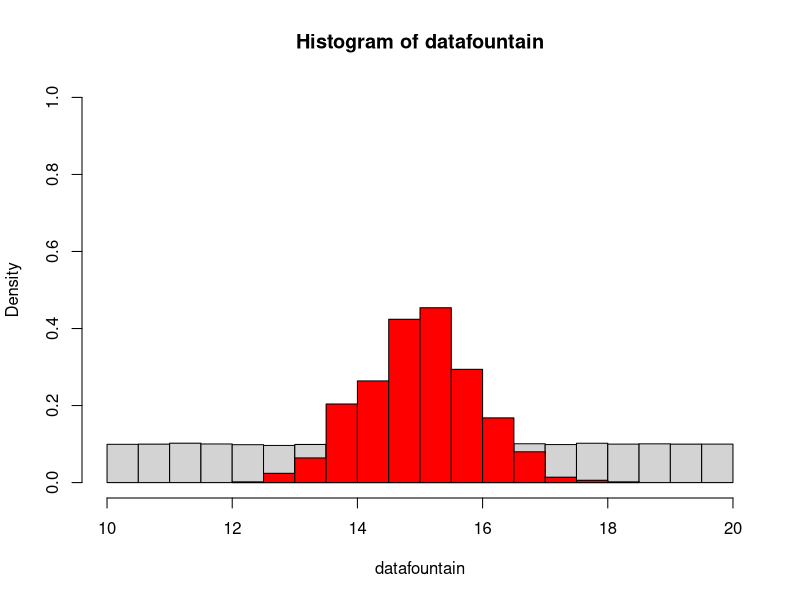
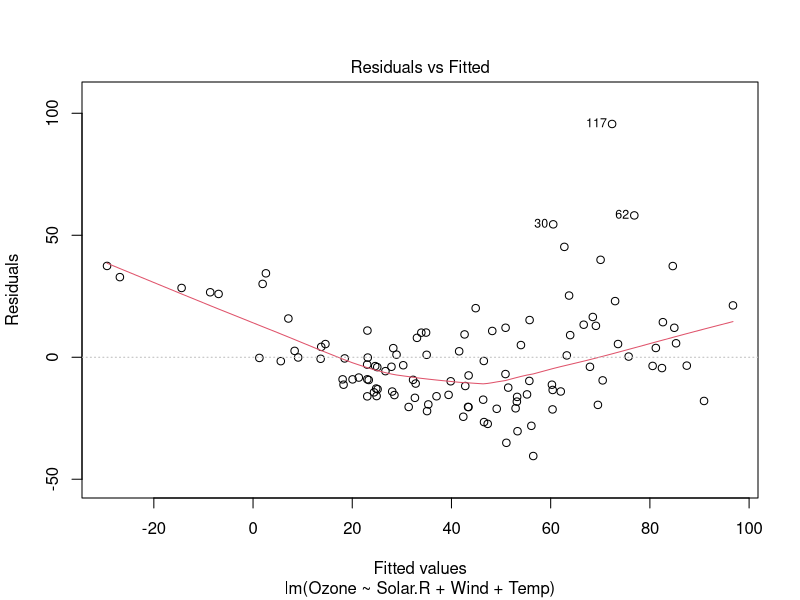
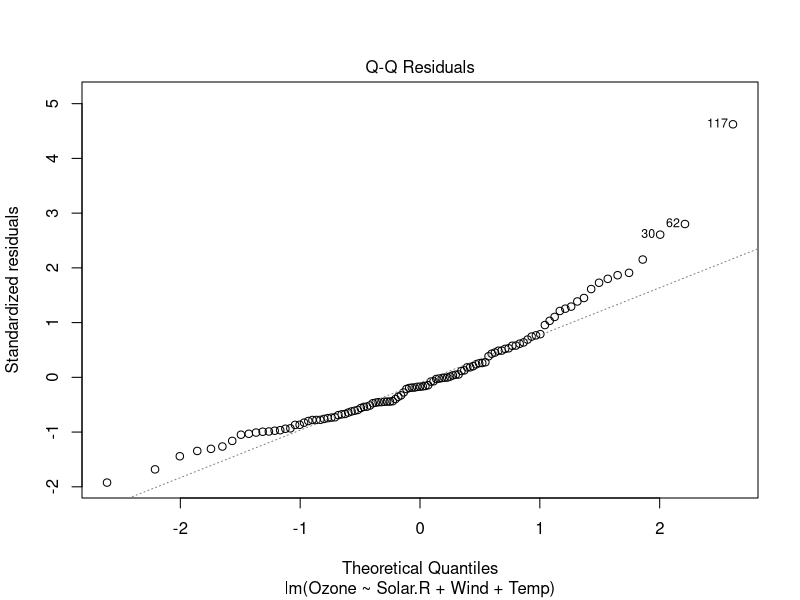
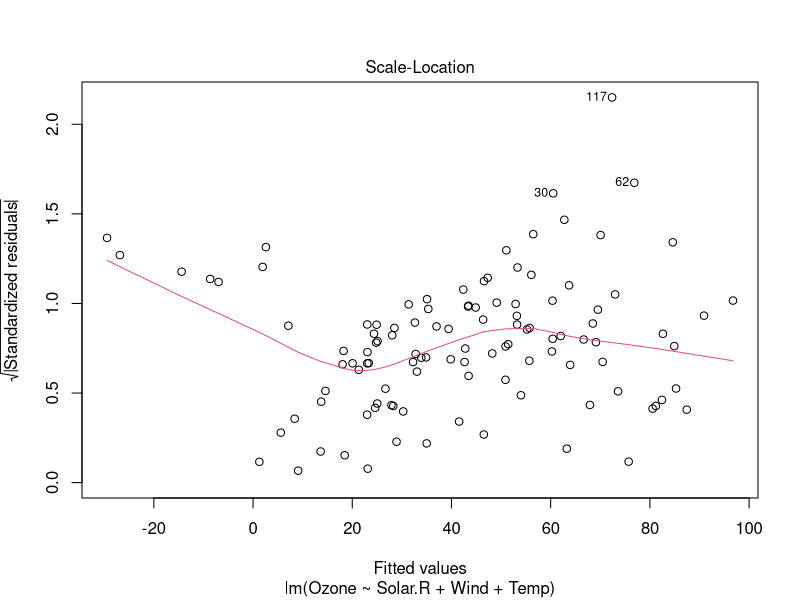
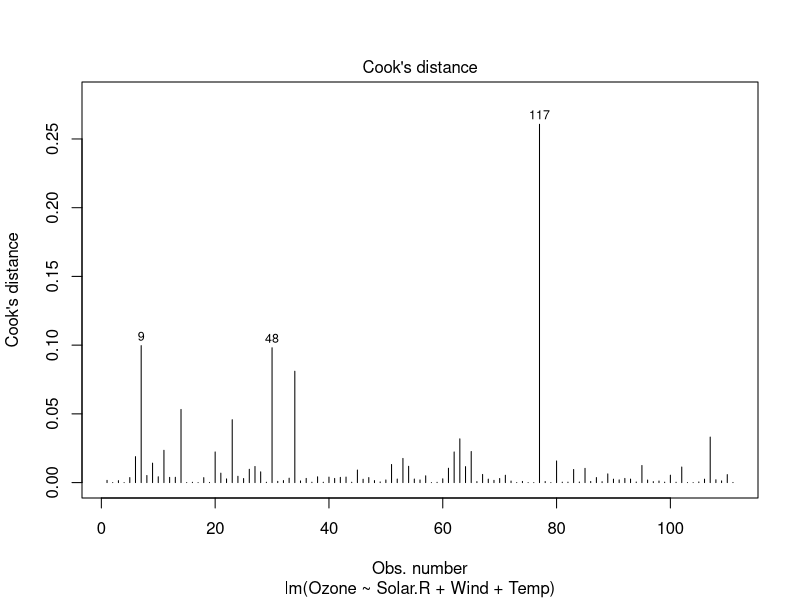
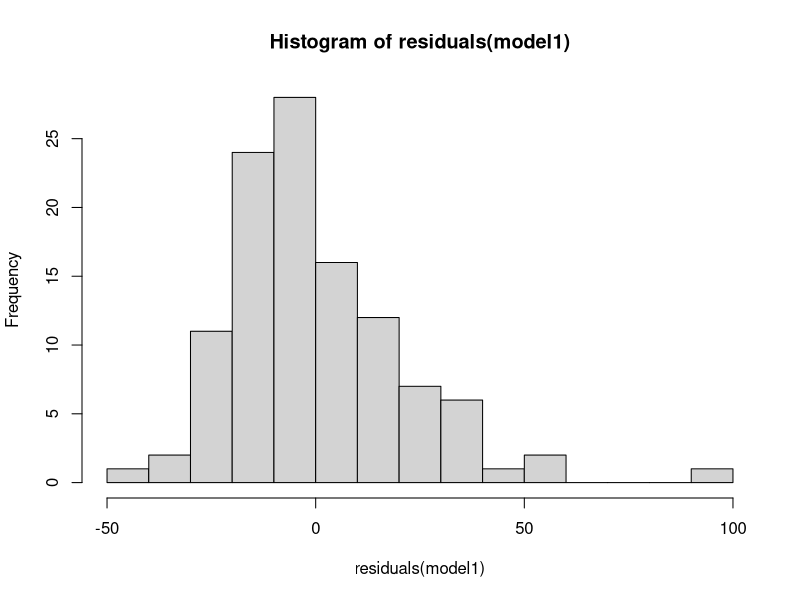
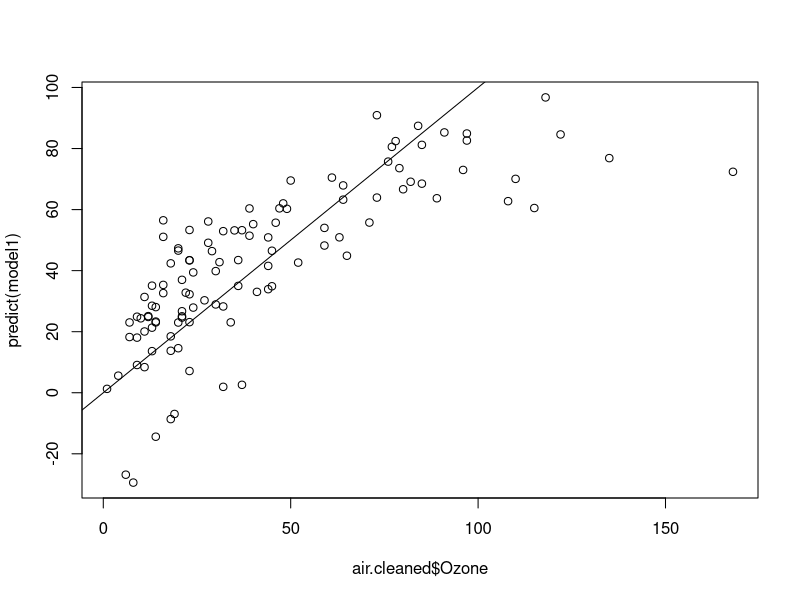
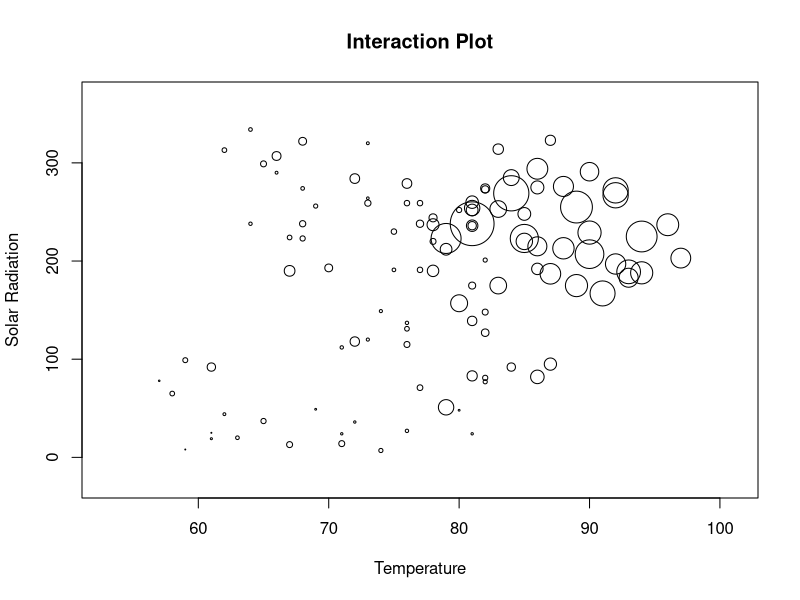

Write R code to recreate these figures, in order.
## ---- chunk 1
knitr::opts_chunk$set(echo = TRUE, cache = TRUE)
## ---- chunk 2
TRUEMIN <- 10      
TRUEMAX <- 20      

N_IND_SAMPLES <- 1000   
SAMPLESIZE <- 10       

lots <- 100000          

datafountain <- runif(lots,TRUEMIN,TRUEMAX) 

samplemean <- numeric(N_IND_SAMPLES)

for(i in 1:N_IND_SAMPLES){
  sample <- sample(datafountain,SAMPLESIZE)
  samplemean[i] <- mean(sample)
} 

hist(datafountain,freq=F,ylim=c(0,1))
hist(samplemean,freq=F,add=T,col="red")
## ---- chunk 3
air.cleaned <- na.omit(airquality) # you can call what’s created on the left-hand side anything you want!
## ---- chunk 4
model1 <- lm(Ozone~Solar.R+Wind+Temp,data=air.cleaned) 
## ---- chunk 5
stats:::plot.lm(model1, which=c(1:4))   # in some cases, need to make sure the package is explicitly referenced!
hist(residuals(model1), breaks=10)
plot(predict(model1) ~ air.cleaned$Ozone); abline(0,1)
## ---- chunk 6
with(air.cleaned, # with"" is a way to temporarily "attach" a data set to the workspace so that columns can be referenced directly
  symbols(Temp, Solar.R, circles=Ozone/100, ylab="Solar Radiation", xlab="Temperature", main="Interaction Plot", inches=FALSE)
     
)
       # alternatively...
with(air.cleaned,
  coplot(Ozone~Temp|Solar.R,rows=1)
)

## ---- chunk 7
formula2 <- "Ozone ~ Wind + Solar.R * Temp"   # you can name formulas...
## ---- chunk 8
model2 <- lm(formula2,data=air.cleaned)
## ---- chunk 9
NobleFir.df <- read.csv("TreeData.csv")
## ---- chunk 10
boxplot(NobleFir.df$Northeastness~NobleFir.df$ABPR, xlab="Presence of Noble Fir", ylab="Northeastness")   # for example
## ---- chunk 11
Biomass_std.lm <- with(NobleFir.df,
  lm(scale(Biomass) ~ scale(elev) + scale(Northeastness) + scale(Slope) + SlopePos + scale(StandAge))
)
## ---- chunk 12
with(NobleFir.df,
  symbols(x,y,circles=abs(residuals(Biomass_std.lm)), inches=0.3, ylab="Northing", xlab="Easting", main="Errors from Biomass Regression Model")
)
